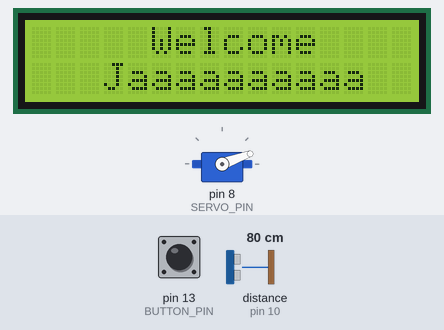
Recording of a sketch running on a simulated Arduino Uno, built with avr-gcc and run on an emulated ATmega328P. On the bench: 16×2 character LCD, servo. Wiring (inferred from the names in the program): character LCD (HD44780): RS pin 2; E pin 3; data pin 4, pin 5, pin 6, pin 7; servo: signal pin 8. The inputs (shaded band) are chosen by the test bench; at power-on: pin 13 (BUTTON_PIN) LOW, distance to the obstacle (sensor on pin 10) 80 cm. The echo pulse lasts 58.3 µs per cm; servo pulses on a pin are drawn as a servo (544–2400 µs = 0–180°).

Above: at 1.2 s.
1.3 s: pin 13 (BUTTON_PIN) pulled HIGH for 0.15 s
At 1.9 s:
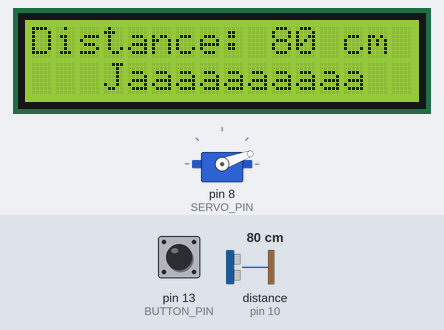
4.4 s: distance to the obstacle (sensor on pin 10) set to 53 cm
At 6.5 s:
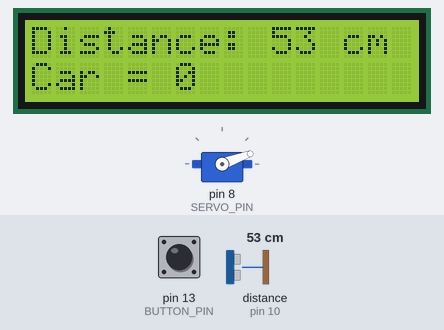
7.4 s: distance to the obstacle (sensor on pin 10) set to 45 cm
At 9.0 s:
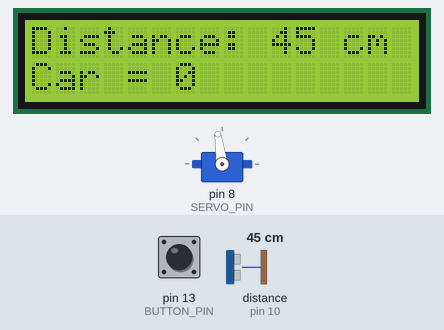
9.6 s: distance to the obstacle (sensor on pin 10) set to 2 cm
At 11.0 s:
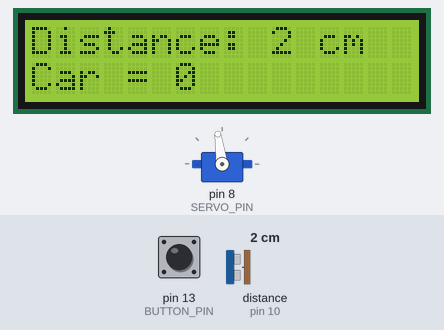
Timing chart, 0 to 12.4 s (numbered marks = the images above; inputs shaded):
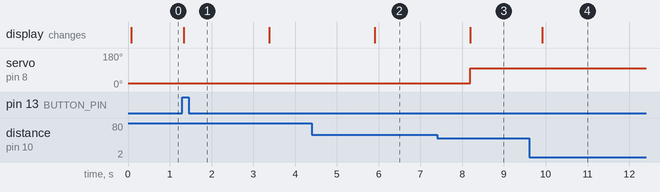

The sketch:

Parking_AVR.ino
```cpp
#define F_CPU 16000000UL // กำหนดความถี่ของไมโครคอนโทรลเลอร์ในหน่วย Hz (16 MHz)

#include <avr/io.h>
#include <util/delay.h>

#define rs PD2 // กำหนดขาที่ใช้ RS (Register Select)
#define en PD3 // กำหนดขาที่ใช้ EN (Enable)

#define BUTTON_PIN 13 // กำหนดขา Button คือขา 13/PIN PB5

int TRIG_PIN = 9; // กำหนดขา Trigger คือขา 9/PIN PB1
int ECHO_PIN = 10; // กำหนดขา Echo คือขา 10/PIN PB2

int SERVO_PIN = 8; // กำหนดขา Servo Motor คือขา 8/PIN PB0

int currentState = 0;
int previousState = 0;
int pressState = 0;

int count = 0;
char count_str[50];
long duration,distance;
char distance_str[100];

void lcd_init(void)
{
    DDRD = 0xFF;
    _delay_ms(15);  // Wait for the LCD to power up

    // Initialization sequence
    lcd_command(0x02); // Return Home
    lcd_command(0x28); // 4-bit mode, 2 lines, 5x8 font
    lcd_command(0x0C); // Display on, cursor off, blink off
    lcd_command(0x06); // Increment cursor
    lcd_command(0x01); // Clear display
    _delay_ms(2);      // Wait for the clear display command to complete
}

void lcd_command(unsigned char cmd)
{
    PORTD = (PORTD & 0x0F) | (cmd & 0xF0);    // ตั้งค่า PORTD ให้ D0-D3 ไม่เปลี่ยนแปลง, D4-D7 ให้เท่ากับ 4 บิตบนที่มีค่าจาก cmd เพื่อส่ง 4 บิตบนของ cmd ไปที่ LCD
    PORTD &= ~(1 << rs);                      // ปิด RS (ให้ขา PD2 เป็น Low) เลือกว่าจะส่งคำสั่งควบคุม (control) ไปยัง LCD
    PORTD |= (1 << en);                       // เปิด EN (ให้ขา PD3 เป็น High) เพื่อส่งคำสั่งหรือข้อมูลไปยัง LCD
    _delay_us(1);
    PORTD &= ~(1 << en);                      // ปิด EN (ให้ขา PD3 เป็น Low) เพื่อสิ้นสุดการส่งคำสั่งหรือข้อมูล
    _delay_us(200);
    PORTD = (PORTD & 0x0F) | (cmd << 4);      // ตั้งค่า PORTD ให้ D0-D3 เท่ากับ 4 บิตที่มีค่าจาก cmd เพื่อส่ง 4 บิตล่างของ cmd ไปที่ LCD
    PORTD |= (1 << en);                       // เปิด EN (ให้ขา PD3 เป็น High) เพื่อส่งคำสั่งหรือข้อมูลไปยัง LCD
    _delay_us(1);
    PORTD &= ~(1 << en);                      // ปิด EN (ให้ขา PD3 เป็น Low) เพื่อสิ้นสุดการส่งคำสั่งหรือข้อมูล
    _delay_ms(2);
}

void lcd_data(unsigned char data)
{
    PORTD = (PORTD & 0x0F) | (data & 0xF0);   // ตั้งค่า PORTD ให้ D0-D3 ไม่เปลี่ยนแปลง, D4-D7 ให้เท่ากับ 4 บิตบนที่มีค่าจาก data เพื่อส่ง 4 บิตบนของ data ไปที่ LCD
    PORTD |= (1 << rs);                       // เปิด RS (ให้ขา PD2 เป็น High) เลือกว่าจะส่งข้อมูล (data) ไปยัง LCD
    PORTD |= (1 << en);                       // เปิด EN (ให้ขา PD3 เป็น High) เพื่อส่งคำสั่งหรือข้อมูลไปยัง LCD
    _delay_us(1);
    PORTD &= ~(1 << en);                      // ปิด EN (ให้ขา PD3 เป็น Low) เพื่อสิ้นสุดการส่งคำสั่งหรือข้อมูล
    _delay_us(200);
    PORTD = (PORTD & 0x0F) | (data << 4);     // ตั้งค่า PORTD ให้ D0-D3 เท่ากับ 4 บิตที่มีค่าจาก data เพื่อส่ง 4 บิตล่างของ data ไปที่ LCD
    PORTD |= (1 << en);                       // เปิด EN (ให้ขา PD3 เป็น High) เพื่อส่งคำสั่งหรือข้อมูลไปยัง LCD
    _delay_us(1);
    PORTD &= ~(1 << en);                      // ปิด EN (ให้ขา PD3 เป็น Low) เพื่อสิ้นสุดการส่งคำสั่งหรือข้อมูล
    _delay_ms(2);
}

void lcd_print(const char *str)
{
    while (*str)
    {
        lcd_data(*str++);
    }
}

void lcd_clear()
{
    lcd_command(0x01); // Clear display
    _delay_ms(2);
    lcd_command(0x80); // Clear display
}

void lcd_set_cursor(uint8_t row, uint8_t col) {
    uint8_t position = 0x80; // ตำแหน่งเริ่มต้นในการ set cursor ที่หน้าจอ
    if (row == 1) {
        position = 0xC0; // บรรทัดที่ 2
    }
    position += col; // เลื่อน cursor ไปที่คอลัมน์ที่กำหนด

    lcd_command(position);
}

void setup() {
  Serial.begin(9600);

  DDRB &= ~(1 << PB5); // Set BUTTON_PIN as INPUT
  DDRB |= (1 << PB0); // Set SERVO_PIN as OUTPUT

  //Set Ultrasonic Sensor OUT/IN
  DDRB |= (1 << PB1);  // Set TRIG_PIN as OUTPUT
  DDRB &= ~(1 << PB2); // Set ECHO_PIN as INPUT

  lcd_clear();
  lcd_init();
  lcd_set_cursor(0, 5);
  lcd_print("Welcome");
  lcd_set_cursor(1, 3);
  lcd_print("Jaaaaaaaaaa");

  PORTB |= (1 << PB0); // Set Servo status High
  delayMicroseconds(map(90, 0, 90, 0, 700)); // Val = 90 Scale 0-90 degrees to 0-700 microseconds(ปิด)
  PORTB &= ~(1 << PB0); // Set Servo status LOW
}

void loop(){
  checkbutton();
  Start();
}

void checkbutton(){
  if(digitalRead(BUTTON_PIN) == HIGH) {
    // Perform actions here
    pressState += 1;
  }
}

void Start(){
  if(pressState >= 1){
    // ส่งสัญญาณ Trig เป็นช่วงเวลา 10μs
    PORTB |= (1 << PB1); // Set Trig status High
  	_delay_us(10);
  	PORTB &= ~(1 << PB1); // Set Trig status LOW

  	// รอรับค่าเวลาจาก Echo
  	duration = pulseIn(ECHO_PIN, HIGH); // รอให้ ECHO_PIN ไปที่ HIGH แล้วส่งกลับระยะเวลาเป็นไมโครวินาที

  	// คำนวณความยาวในระยะเซนติเมตร
  	distance = (duration / 58);

  	// แสดงผลลัพธ์ลงบน LCD
  	lcd_set_cursor(0, 0);
  	lcd_print("Distance: ");

  	// เมื่อระยะที่ตรวจจับเท่ากับหรือน้อยกว่า 50 cm ให้ servo motor หมุนขึ้น
  	if (distance <= 50) {
      itoa(distance, distance_str, 10);
      lcd_print(distance_str);
      lcd_print(" cm   ");

      currentState = 1;

      PORTB |= (1 << PB0); // Set Servo status High
      delayMicroseconds(map(90, 0, 90, 0, 1500)); // Val = 90 Scale 0-90 degrees to 0-1500 microseconds(เปิด)
      PORTB &= ~(1 << PB0); // Set Servo status LOW
    }

    // เมื่อระยะที่ตรวจจับเท่ากับหรือมากกว่า 50 cm ให้ servo motor หมุนลง
    else{
      //lcd_print("       ");
      itoa(distance, distance_str, 10);
      lcd_print(distance_str);
      lcd_print(" cm");

      delay(2000);

      PORTB |= (1 << PB0); // Set Servo status High
      delayMicroseconds(map(90, 0, 90, 0, 700)); // Val = 90 Scale 0-90 degrees to 0-700 microseconds(ปิด)
      PORTB &= ~(1 << PB0); // Set Servo status LOW
      if(currentState == 1){
        currentState = 0;
        count = count + 1;
      }
    }
    lcd_set_cursor(1,0);
    lcd_print("Car = ");

    itoa(count, count_str, 10);
    lcd_print(count_str);
    lcd_print("           ");

    // รอสักครู่ก่อนที่จะทำการวนลูปใหม่
    delay(200);

    previousState = currentState;
    }
}
```

Measured:
- the behaviour switches between 51 and 50 cm on distance to the obstacle (sensor on pin 10) (found by bisection; images 2 and 3)
- after the input at 1.3 s, the display: changes at once (image 1)
- after the input at 4.4 s, the display: changes after 1.5 s (image 2)
- after the input at 7.4 s, servo on pin 8 (SERVO_PIN): 20° → 98° after 0.79 s; the display: changes after 0.79 s (image 3)
- after the input at 9.6 s, the display: changes after 0.31 s (image 4)
